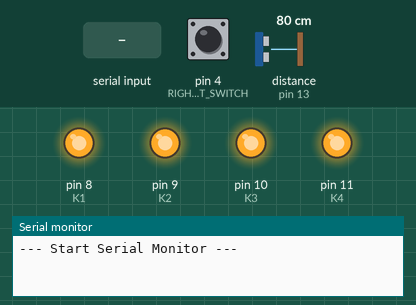
This sketch was run on a simulated Arduino Uno, built with avr-gcc and run on an emulated ATmega328P. Parts: output pins drawn as LEDs (lit = HIGH), the last lines printed to the serial monitor. Wiring (inferred from the names in the program): ultrasonic range finder: trigger pin 12; echo pin 13. Inputs (shaded band) come from the test bench; at power-on: distance to the obstacle (sensor on pin 13) 80 cm, pin 4 (RIGHT_LIMIT_SWITCH) HIGH. The echo pulse lasts 58.3 µs per cm; pins used as bus, display or sensor lines are not drawn.

Above: at 1.2 s.
1.3 s: "v" received over Serial
At 1.66 s:
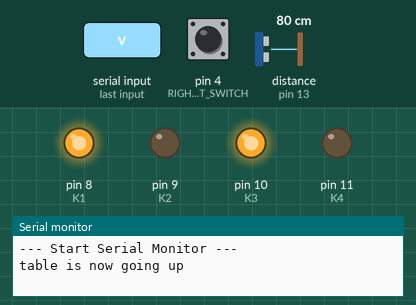
3.4 s: "a" received over Serial
At 4.2 s:
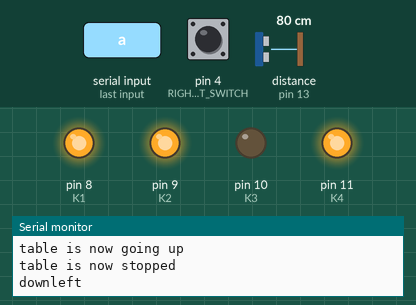
5.9 s: "e" received over Serial
At 6.3 s:
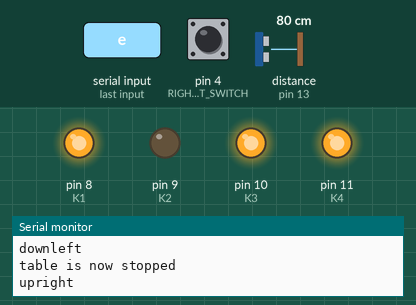
8.5 s: "d" received over Serial
At 9.3 s:
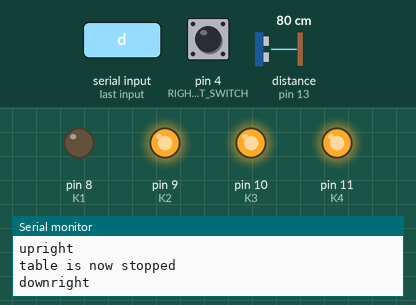
11.0 s: distance to the obstacle (sensor on pin 13) set to 28 cm
12.6 s: distance to the obstacle (sensor on pin 13) set to 23 cm
At 13.4 s:
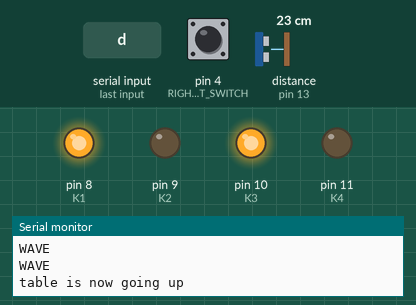
Timing chart, 0 to 15.5 s (numbered marks = the images above; inputs shaded):
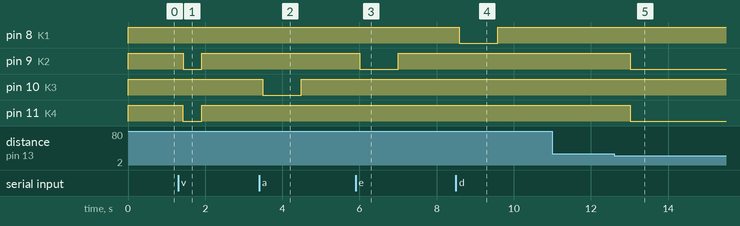

Measured:
- the behaviour switches between 26 and 25 cm on distance to the obstacle (sensor on pin 13) (found by bisection; images 4 and 5)
- after the input at 1.3 s, pin 9 (K2): HIGH → LOW after 0.13 s, → HIGH 0.49 s later; pin 11 (K4): HIGH → LOW after 0.12 s, → HIGH 0.50 s later
- after the input at 3.4 s, pin 10 (K3): HIGH → LOW after 0.09 s, → HIGH 1.0 s later
- after the input at 5.9 s, pin 9 (K2): HIGH → LOW after 0.11 s, → HIGH 1.0 s later
- after the input at 8.5 s, pin 8 (K1): HIGH → LOW after 0.09 s, → HIGH 1.0 s later
- after the input at 11.0 s, every drawn part: stays the same
- after the input at 12.6 s, pin 9 (K2): HIGH → LOW after 0.42 s; pin 11 (K4): HIGH → LOW after 0.41 s

The sketch:

ESProject3.ino
```cpp
/* defines pins numbers
const int trigPin = 9;
const int echoPin = 10;*/
const int K1 = 8;
const int K2 = 9;
const int K3 = 10;
const int K4 = 11;
const int LEFT_LIMIT_SWITCH = 2;
const int RIGHT_LIMIT_SWITCH = 4;
const double CMIN16INCHES = 40.64;

#define trigger1 12 // Trigger Pin
#define echo1 13 // Echo Pin

int time;
int inRange = 45; // Wide Range First sight of Target
int TargetRange = 12; // Minimal Parking Range to Target
long duration, distance, lastDuration;
const int NoiseReject = 25; // Percentage of reading closeness for rejection filter
const unsigned int maxDuration = 11650; // around 200 cm, the sensor gets flaky at greater distances.
const long speed_of_sound = 29.1;    // speed of sound microseconds per centimeter


/* defines variables
long duration;
int distance;
boolean on=false; */

// a function that returns the distance from the sonar sensor to nearest object in cm
long sonarDistance() {
  digitalWrite(trigger1, LOW);
  delayMicroseconds(2);
  digitalWrite(trigger1, HIGH);
  delayMicroseconds(10);
  digitalWrite(trigger1, LOW);
  duration = pulseIn(echo1, HIGH);
  // unfiltered = (duration / 2) / speed_of_sound; // Stores preliminary reading to compare
  if(duration <= 8) duration = ((inRange + 1) * speed_of_sound * 2);
  // Rejects very low readings, kicks readout to outside detection range
  if(lastDuration == 0) lastDuration = duration;
  // Compensation parameters for intial start-up
  if(duration > (5 * maxDuration)) duration = lastDuration;
  // Rejects any reading defined to be out of sensor capacity (>1000)
  // Sets the fault reading to the last known "successful" reading
  if(duration > maxDuration) duration = maxDuration;
  // Caps Reading output at defined maximum distance (~200)
  if((duration - lastDuration) < ((-1) * (NoiseReject / 100) * lastDuration)){
    distance = (lastDuration / 2) / speed_of_sound; // Noise filter for low range drops
  }
  distance = (duration / 2) / speed_of_sound;
  lastDuration = duration; // Stores "successful" reading for filter compensation
  return distance;
}


// if has reached height limit on limitswitch then will return true, else will return false
bool leftLimitReached(){
  if(digitalRead(LEFT_LIMIT_SWITCH)){
    return true;
  }
  else
    return false;
}

// if has reached height limit on limitswitch then will return true, else will return false
bool rightLimitReached(){
  if(digitalRead(RIGHT_LIMIT_SWITCH)){
    return true;
  }
  else
    return false;
}

// returns true if relay is engaged, false if not
bool isRelayOn(int pin){
  // need to return the logical negation
  return(
    !(digitalRead(pin))
   );
}

/* function to turn relay on, takes input relay pin#
required some safety code to ensure K1 and K2 will never be engaged simultaneously */
void turnRelayOn(int pin){
  // if relay1 is on and you're trying to turn on relay2 then return
  if(isRelayOn(K1) && pin == K2){
    Serial.println("you just tried to short circuit K1 and K2");
    return;
  }
  // if relay2 is on and you're trying to turn on relay1 then return
  if(isRelayOn(K2) && pin == K1){
    Serial.println("you just tried to short circuit K1 and K2");
    return;
  }

  // if relay1 is on and you're trying to turn on relay2 then return
  if(isRelayOn(K3) && pin == K4){
    Serial.println("you just tried to short circuit K3 and K4");
    return;
  }
  // if relay2 is on and you're trying to turn on relay1 then return
  if(isRelayOn(K4) && pin == K3){
    Serial.println("you just tried to short circuit K3 and K4");
    return;
  }

  // turn the relay on
  digitalWrite(pin, LOW);
}

// function to turn relay off, takes input relay pin#
void turnRelayOff(int pin){
  digitalWrite(pin, HIGH);
}

// turns all relays off
void stop(){
  turnRelayOff(K1);
  turnRelayOff(K2);
  turnRelayOff(K3);
  turnRelayOff(K4);
  Serial.println("table is now stopped");
}

// need to delay k2 Right
void tableUp(){
  // checks if the 2 down relays are off before turning on the 2 up relays with a delay before each one is turned on
  if(isRelayOn(K1)==0 && isRelayOn(K3)==0){
    // delay 15ms
    delay(15);
    turnRelayOn(K4);
    delay(10);
    turnRelayOn(K2);
  }
  Serial.println("table is now going up");
}


void tableDown(){ // checks if the 2 up relays are off & then turns on the 2 down relays with a delay in-between each relay turning on
  if(isRelayOn(K2)==0 && isRelayOn(K4)==0){
    turnRelayOn(K1);
    delay(20);
    turnRelayOn(K3);
  }
}

void timedTableUp(int time){ // this function allows the table to move up after a specified amount of time
  time = time - 15;
  tableUp();
  delay(time);
  stop();
}

void reset(){
  // gets the table down until one switch hits
  tableDown();
  Serial.println(rightLimitReached());
  while(!(rightLimitReached()) && !(leftLimitReached()));
  stop();

  if(!rightLimitReached()){
    turnRelayOn(K1);
    // busywait
    while(!rightLimitReached());
    stop();
  }

  if(!leftLimitReached()){
    turnRelayOn(K3);
    // busywait
    while(!leftLimitReached());
    stop();
  }
}

bool movement(){ // this section of the code implements the ultrasonic sensor in a way that allows it to detect a hand waved in front of it

  long temp1, temp2,temp3,temp4;
  temp1 = sonarDistance();
  delay(48);
  temp2 = sonarDistance();

  if((temp1+temp2)<=50){
    delay(70);
    temp3 = sonarDistance();
    delay(20);
    temp4 = sonarDistance();
      if((temp1+temp2)<=50){

        Serial.println("WAVE");
        return true;
      }
   }
   else{
    return false;
   }
}

void setup() {
  /* pinMode(trigPin, OUTPUT); // Sets the trigPin as an Output
  pinMode(echoPin, INPUT); // Sets the echoPin as an Input */
  pinMode(K1, OUTPUT);
  pinMode(K2, OUTPUT);
  pinMode(K3, OUTPUT);
  pinMode(K4, OUTPUT);
  pinMode(LEFT_LIMIT_SWITCH, INPUT_PULLUP);
  pinMode(RIGHT_LIMIT_SWITCH, INPUT_PULLUP);
  pinMode(trigger1, OUTPUT);
  pinMode(echo1, INPUT);

  // Start with all relays OFF
  turnRelayOff(K1);
  turnRelayOff(K2);
  turnRelayOff(K3);
  turnRelayOff(K4);

  // start serial
  Serial.begin(9600);
  Serial.println("--- Start Serial Monitor ---");
}

void loop() {
  /* if there's been movement
  if(movement()){
  Start moving the desk

  }

  read in command from serial monitor */
  int Dword;
  Dword=Serial.read();
  // start recording how long the time was
  int temptime = millis();

// detect the gesture for a double hand wave
  if(movement()){
    // save time till second wave
    time = millis()-temptime;
    /*Serial.println(time);
    small delay
    Serial.println(time); */
     if(movement()){

        if(movement() && time<=200 && time>=100){
         // Serial.println(rightLimitReached()||leftLimitReached());
          if(rightLimitReached()||leftLimitReached()){
            timedTableUp(32400);
          }
          else {
            reset();
          }
          delay(2000);
        }
     }
  }

  /* switch is closed, 1==closed 0==open
  if(digitalRead(RIGHT_LIMIT_SWITCH)==1){
    Serial.println("right closed");
  }

  switch is closed, 1==closed 0==open
  if(digitalRead(LEFT_LIMIT_SWITCH)==1){
    Serial.println("left closed");
  }*/

  if(Dword=='q'){ // the code beginning from this line checks the user's input & calls the corresponding function to move the table accordingly: up, down, reset, timed
    Serial.println("upleft");
    turnRelayOn(K4);
    delay(1000);
    stop();
  }
  if(Dword=='a'){
    Serial.println("downleft");
    turnRelayOn(K3);
    delay(1000);
    stop();
  }

  if(Dword=='e'){
    Serial.println("upright");
    turnRelayOn(K2);
    delay(1000);
    stop();

  }
  if(Dword=='d'){
    Serial.println("downright");
    turnRelayOn(K1);
    delay(1000);
    stop();
  }

  if(Dword=='o'){
    timedTableUp(32500);
  }

  if(Dword=='r'){
    reset();
  }

  if(Dword=='v'){
    timedTableUp(500);
  }
}
```
